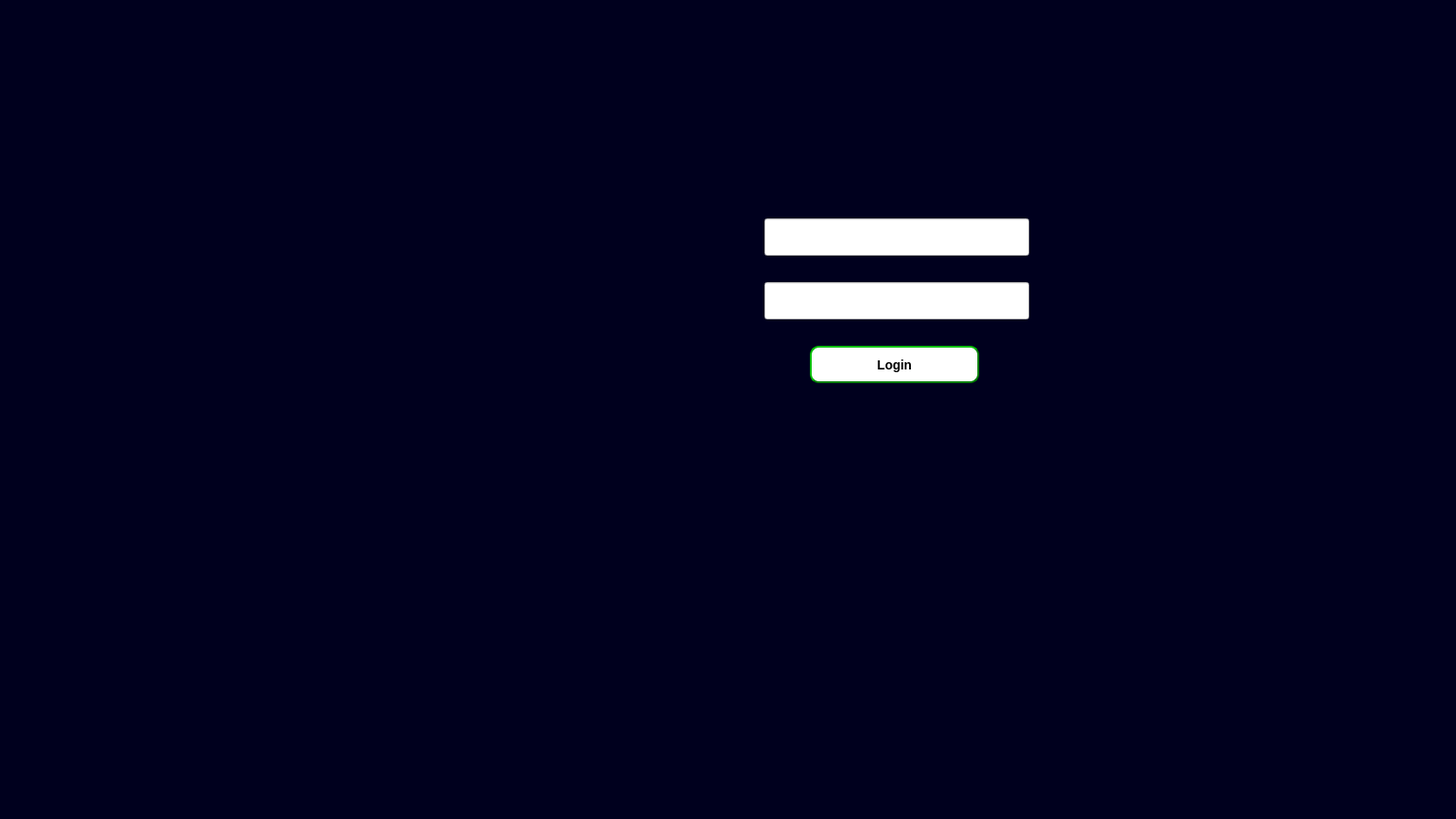
<?xml version="1.0" encoding="UTF-8"?>
<ui version="4.0">
 <class>MainWindow</class>
 <widget class="QMainWindow" name="MainWindow">
  <property name="geometry">
   <rect>
    <x>0</x>
    <y>0</y>
    <width>1600</width>
    <height>900</height>
   </rect>
  </property>
  <property name="windowTitle">
   <string>MainWindow</string>
  </property>
  <property name="styleSheet">
   <string notr="true">background-color: rgb(0, 0, 30);</string>
  </property>
  <widget class="QWidget" name="centralwidget">
   <widget class="QLineEdit" name="login_input">
    <property name="geometry">
     <rect>
      <x>840</x>
      <y>240</y>
      <width>291</width>
      <height>41</height>
     </rect>
    </property>
    <property name="styleSheet">
     <string notr="true">background-color: rgb(255, 255, 255);</string>
    </property>
   </widget>
   <widget class="QLineEdit" name="password_input">
    <property name="geometry">
     <rect>
      <x>840</x>
      <y>310</y>
      <width>291</width>
      <height>41</height>
     </rect>
    </property>
    <property name="styleSheet">
     <string notr="true">background-color: rgb(255, 255, 255);</string>
    </property>
    <property name="text">
     <string/>
    </property>
    <property name="echoMode">
     <enum>QLineEdit::Password</enum>
    </property>
   </widget>
   <widget class="QPushButton" name="button_login">
    <property name="geometry">
     <rect>
      <x>890</x>
      <y>380</y>
      <width>186</width>
      <height>41</height>
     </rect>
    </property>
    <property name="styleSheet">
     <string notr="true">background-color: white;
    border-style: outset;
    border-width: 2px;
    border-radius: 10px;
    border-color: green;
    font: bold 14px;
    min-width: 10em;
    padding: 6px;</string>
    </property>
    <property name="text">
     <string>Login</string>
    </property>
   </widget>
  </widget>
  <widget class="QMenuBar" name="menubar">
   <property name="geometry">
    <rect>
     <x>0</x>
     <y>0</y>
     <width>1600</width>
     <height>21</height>
    </rect>
   </property>
  </widget>
  <widget class="QStatusBar" name="statusbar"/>
 </widget>
 <resources/>
 <connections/>
</ui>
